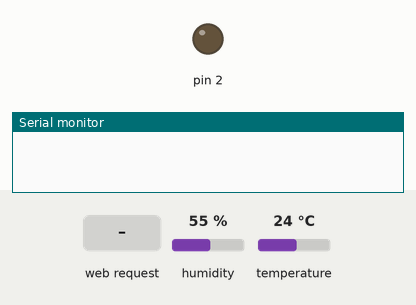
A sketch run on a simulated Arduino Uno, built for the host (arithmetic inside an expression is 32-bit, double 64-bit). On the bench: output pins drawn as LEDs (lit = HIGH), the last lines printed to the serial monitor. The inputs (shaded band) are chosen by the test bench; at power-on: humidity 55 %, temperature 24 °C. WiFi joins after 1.5 s; servers stay silent unless stated.

Above: at 1.2 s.
1.3 s: HTTP request GET /?Lights1=toggle received
At 2.3 s:
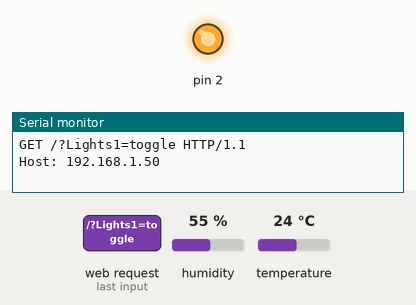
Timing chart, 0 to 4.3 s (numbered marks = the images above; inputs shaded):
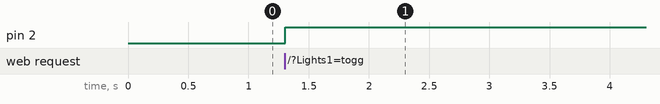

Measured:
- after the input at 1.3 s, pin 2: LOW → HIGH at once

The sketch:

arduino-iot.ino
```cpp
// Relay  1 > IN1 on Pin 2
// Sensor 1 > S on Pin 7
#include <SPI.h>
#include <Ethernet.h>
#include <dht11.h>

dht11 DHT11;
#define DHT11PIN 7

byte mac[] = {0xDE, 0xAD, 0xBE, 0xEF, 0xFE, 0xED}; // MAC address for Arduino Board
IPAddress ip(192, 168, 1, 180); // Static IP address for Arduino Board
EthernetServer server(80);  // Run server on port 80

String HTTP_req;  // HTTP request
boolean L1_status = 0;  //  Light 1 Status

void setup(){
    Ethernet.begin(mac, ip);
    server.begin();
    Serial.begin(9600);
    pinMode(2, OUTPUT);
}

void loop(){
    EthernetClient client = server.available();
    if (client) {
        boolean currentLineIsBlank = true;
        while (client.connected()) {
            if (client.available()) {
                char c = client.read();
                HTTP_req += c;
                if (c == '\n' && currentLineIsBlank) {
                    client.println("HTTP/1.1 200 OK");
                    client.println("Content-Type: text/html");
                    client.println("Connection: close");
                    client.println();
                    client.println("<!DOCTYPE html>");
                    client.println("<html>");
                    client.println("<head>");
                    client.println("<title>Home Control</title>");
                    client.println("<link rel=\"stylesheet\" href=\"https://maxcdn.bootstrapcdn.com/bootstrap/3.3.6/css/bootstrap.min.css\">");
                    client.println("<link rel=\"stylesheet\" href=\"https://cdnjs.cloudflare.com/ajax/libs/iCheck/1.0.2/skins/square/pink.css\">");
                    client.println("<style type=\"text/css\">input, label { cursor: pointer; }</style>");
                    client.println("</head>");
                    client.println("<body>");
                    client.println("<div class=\"container\">");
                    client.println("<div class=\"col-md-6 col-md-push-3\">");
                    client.println("<h1>Home Control</h1>");
                    client.println("<div class=\"panel panel-default\">");
                    client.println("<div class=\"panel-heading\">Lights</div>");
                    client.println("<div class=\"panel-body\">");
                    client.println("<form class=\"row\" id=\"ControlForm\" method=\"get\">");
                      client.println("<div class=\"col-md-8 col-md-push-2\">");
                        initLightControl(client);
                      client.println("</div>");
                    client.println("</form>");
                    client.println("</div>");
                    client.println("</div>");
                    client.println("<div class=\"panel panel-default\">");
                    client.println("<div class=\"panel-heading\">Sensors</div>");
                    client.println("<div class=\"panel-body\">");
                      client.println("<div class=\"row\">");
                      client.println("<div class=\"col-md-8 col-md-push-2\">");
                        int chk = DHT11.read(DHT11PIN);
                        switch (chk){
                          case DHTLIB_OK:
                          break;
                          case DHTLIB_ERROR_CHECKSUM:
                          client.println("Checksum error");
                          break;
                          case DHTLIB_ERROR_TIMEOUT:
                          client.println("Time out error");
                          break;
                          default:
                          client.println("Unknown error");
                          break;
                        }
                        client.println("Humidity: ");
                        client.println(DHT11.humidity);
                        client.print("%");
                        client.println("<br>");
                        client.println("Temperature: ");
                        client.println(DHT11.temperature);
                        client.print("&deg;C");
                       client.println("</div>");
                       client.println("</div>");
                    client.println("</div>");
                    client.println("</div>");
                    client.println("<script src=\"https://code.jquery.com/jquery-2.2.3.min.js\" crossorigin=\"anonymous\"></script>");
                    client.println("<script src=\"https://maxcdn.bootstrapcdn.com/bootstrap/3.3.6/js/bootstrap.min.js\"></script>");
                    client.println("<script src=\"https://cdnjs.cloudflare.com/ajax/libs/iCheck/1.0.2/icheck.min.js\"></script>");
                    client.println("<script>");
                    client.println("$(document).ready(function(){");
                    client.println("$('input').iCheck({");
                    client.println("checkboxClass: 'icheckbox_square-pink',");
                    client.println("radioClass: 'iradio_square-pink',");
                    client.println("increaseArea: '20%'");
                    client.println("});");
                    client.println("});");
                    client.println("$('#L1Control').click(function (){ $.get('http://192.168.1.180/?Lights1=toggle'); });");
                    client.println("$('#L1ControlLabel').click(function (){ $('#L1Control').click(); });");
                    client.println("</script>");
                    client.println("</div>");
                    client.println("</body>");
                    client.println("</html>");
                    Serial.print(HTTP_req);
                    HTTP_req = "";
                    break;
                }
                if (c == '\n') {
                    currentLineIsBlank = true;
                } else if (c != '\r') {
                    currentLineIsBlank = false;
                }
            }
        }
        delay(1);
        client.stop();
    }
}

void initLightControl(EthernetClient EthCli) {
    if (HTTP_req.indexOf("Lights1=toggle") > -1) {
        if (L1_status) {
            L1_status = 0;
        } else {
            L1_status = 1;
        }
    }
    if (L1_status) {
        digitalWrite(2, HIGH);
        EthCli.println("<input id=\"L1Control\" type=\"checkbox\" checked> <label id=\"L1ControlLabel\" for=\"L1Control\">Lights 1</label>");
    } else {
        digitalWrite(2, LOW);
        EthCli.println("<input id=\"L1Control\" type=\"checkbox\"> <label id=\"L1ControlLabel\" for=\"L1Control\">Lights 1</label>");
    }
}
```
